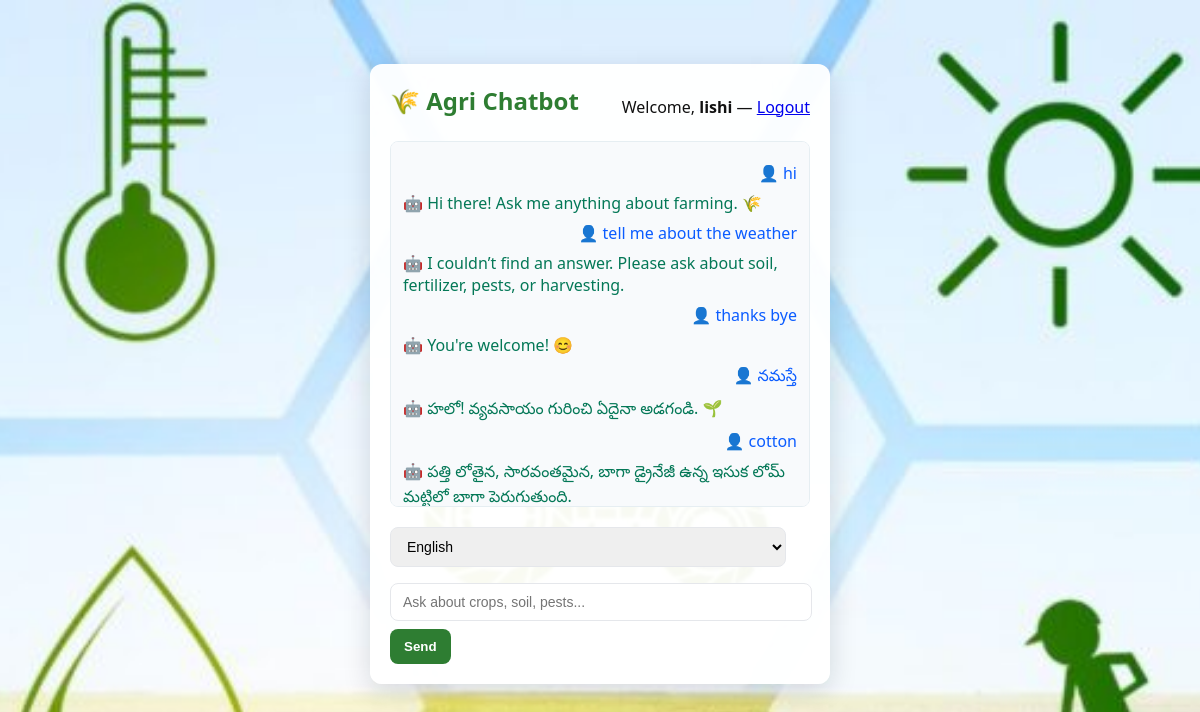
Page /chat (signed in) on the committed database.
### database.py (models this page shows, shortened)
class ChatHistory(db.Model):
    id = db.Column(db.Integer, primary_key=True)
    user_id = db.Column(db.Integer, db.ForeignKey("user.id"), nullable=False)
    message = db.Column(db.Text, nullable=False)
    response = db.Column(db.Text, nullable=False)
    timestamp = db.Column(db.DateTime, default=datetime.utcnow)

### app.py (the view, shortened to what this page needs)
@app.route("/chat", methods=["GET", "POST"])
def chat():
    if "user_id" not in session:
        return redirect(url_for("index"))
    chats = ChatHistory.query.filter_by(user_id=session["user_id"]).order_by(ChatHistory.timestamp.asc()).all()
    return render_template("chat.html", username=session.get("username"), chats=chats)

### templates/chat.html (shortened to what this page needs)
<!DOCTYPE html>
<html lang="en">
<head>
<link rel="stylesheet" href="{{ url_for('static', filename='style.css') }}">
</head>
<body class="bg">
<div class="chat-container">
  <header class="chat-header">
    <div><h2>🌾 Agri Chatbot</h2></div>
    <div class="user-info">Welcome, <strong>{{ username }}</strong> — <a href="{{ url_for('logout') }}">Logout</a></div>
  </header>
  <div id="chat-box" class="chat-box">
    {% for c in chats %}
      <div class="chat-row">
        <div class="user-msg">👤 {{ c.message }}</div>
        <div class="bot-msg">🤖 {{ c.response }}</div>
      </div>
    {% endfor %}
  </div>
  <form id="chat-form" class="chat-form">
    <select id="lang" name="lang">
      <option value="en">English</option>
    </select>
    <input id="message" name="message" placeholder="Ask about crops, soil, pests..." autocomplete="off" required>
    <button type="submit">Send</button>
  </form>
</div>
</body>
</html>

### static/style.css (style rules this page uses)
:root { --brand:#2e7d32; --brand-dark:#1b5e20; --card-bg: rgba(255,255,255,0.95); --muted:#6b7280; }
body.bg { background: url("/static/farm_scene1.jpeg") center/cover no-repeat fixed; font-family: "Segoe UI", Roboto, Arial, sans-serif; margin:0; padding:0; color:#111; }
.auth-container, .chat-container, .dashboard { width: 420px; max-width:95%; margin: 64px auto; background: var(--card-bg); padding: 20px; border-radius: 12px; box-shadow: 0 8px 28px rgba(15,23,42,0.15); }
.auth-container h2, .chat-container h2, .dashboard h2 { color: var(--brand); margin: 0 0 12px; font-weight:600; }
input, select { width: calc(100% - 24px); padding: 10px 12px; margin:8px 0; border-radius:8px; border:1px solid #e5e7eb; font-size: 14px; }
button { background: var(--brand); color: #fff; border: none; padding:10px 14px; border-radius:8px; cursor:pointer; font-weight:600; }
.chat-header { display:flex; justify-content:space-between; align-items:center; margin-bottom:12px }
.chat-box { height: 340px; overflow-y:auto; border-radius:8px; background:#f8fafc; padding:12px; border:1px solid #e6eef2; margin-bottom:12px }
.user-msg { text-align:right; color: #0b5cff; margin:8px 0; }
.bot-msg { text-align:left; color: #047857; margin:8px 0; }

### rows in the picture
ChatHistory: message "hi", response "Hi there! Ask me anything about farming. 🌾"
ChatHistory: message "tell me about the weather", response "I couldn’t find an answer. Please ask about soil, fertilizer, pests, or harvesting."
ChatHistory: message "thanks bye", response "You're welcome! 😊"
ChatHistory: message "నమస్తే", response "హలో! వ్యవసాయం గురించి ఏదైనా అడగండి. 🌱"
ChatHistory: message "cotton", response "పత్తి లోతైన, సారవంతమైన, బాగా డ్రైనేజీ ఉన్న ఇసుక లోమ్ మట్టిలో బాగా పెరుగుతుంది."

### other values in the picture
{{ username }} "lishi"
